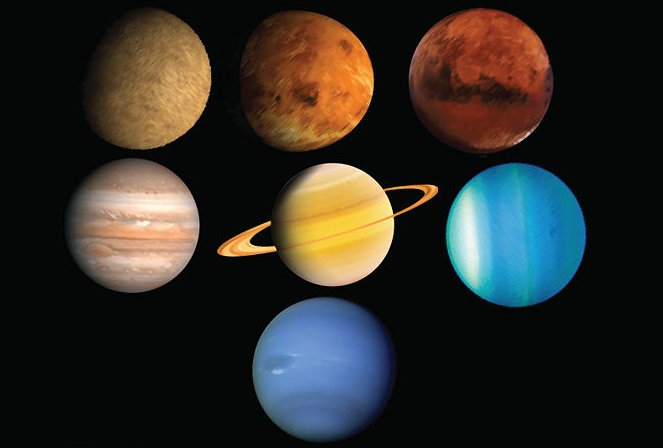
#> input picture LabWork/lab2/code/images/planet_glow.jpg, 663 x 448 px
$ python croping.py
#> lines starting #> are read from the running program, lines starting #| are printed output that depends on the picture
import cv2 as c
#Crop an image
img=c.imread('images/planet_glow.jpg')
#> img is the input picture: shape (448, 663, 3); mean B, G, R 38.6, 44.2, 47.2
startRow=155
endRow=315
startCol=440
endCol=596
ROI=img[startRow:endRow, startCol:endCol]
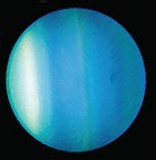
#> ROI: shape (160, 156, 3); mean B, G, R 123.8, 100.8, 35.9
ROI2=img[152:295, 211:446]
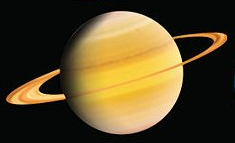
#> ROI2: shape (143, 235, 3); mean B, G, R 39.6, 72.1, 87
c.imshow('orginal image',img)
c.imshow('cropping',ROI)
c.imshow('cropping2',ROI2)
c.waitKey()
c.destroyAllWindows()
